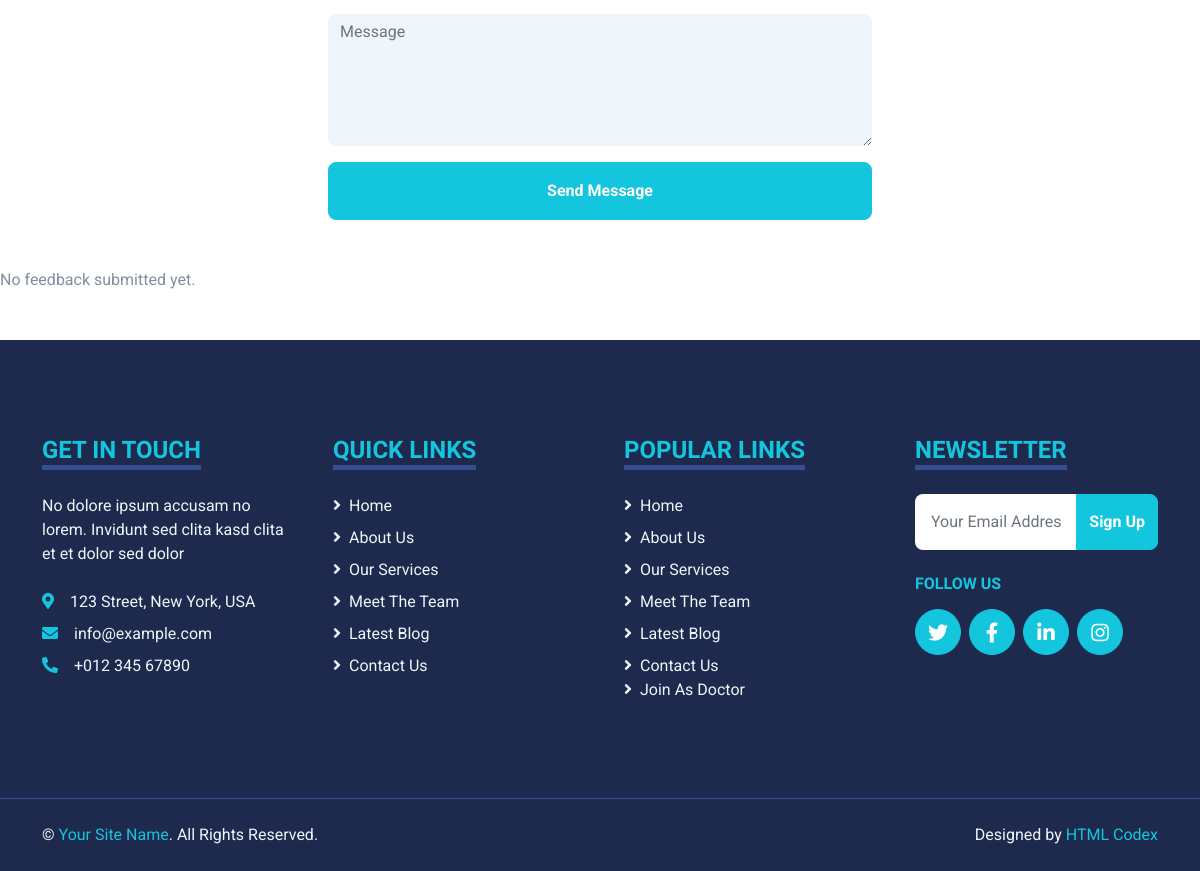
Page /contact.php (lower part) on the earlier database version.
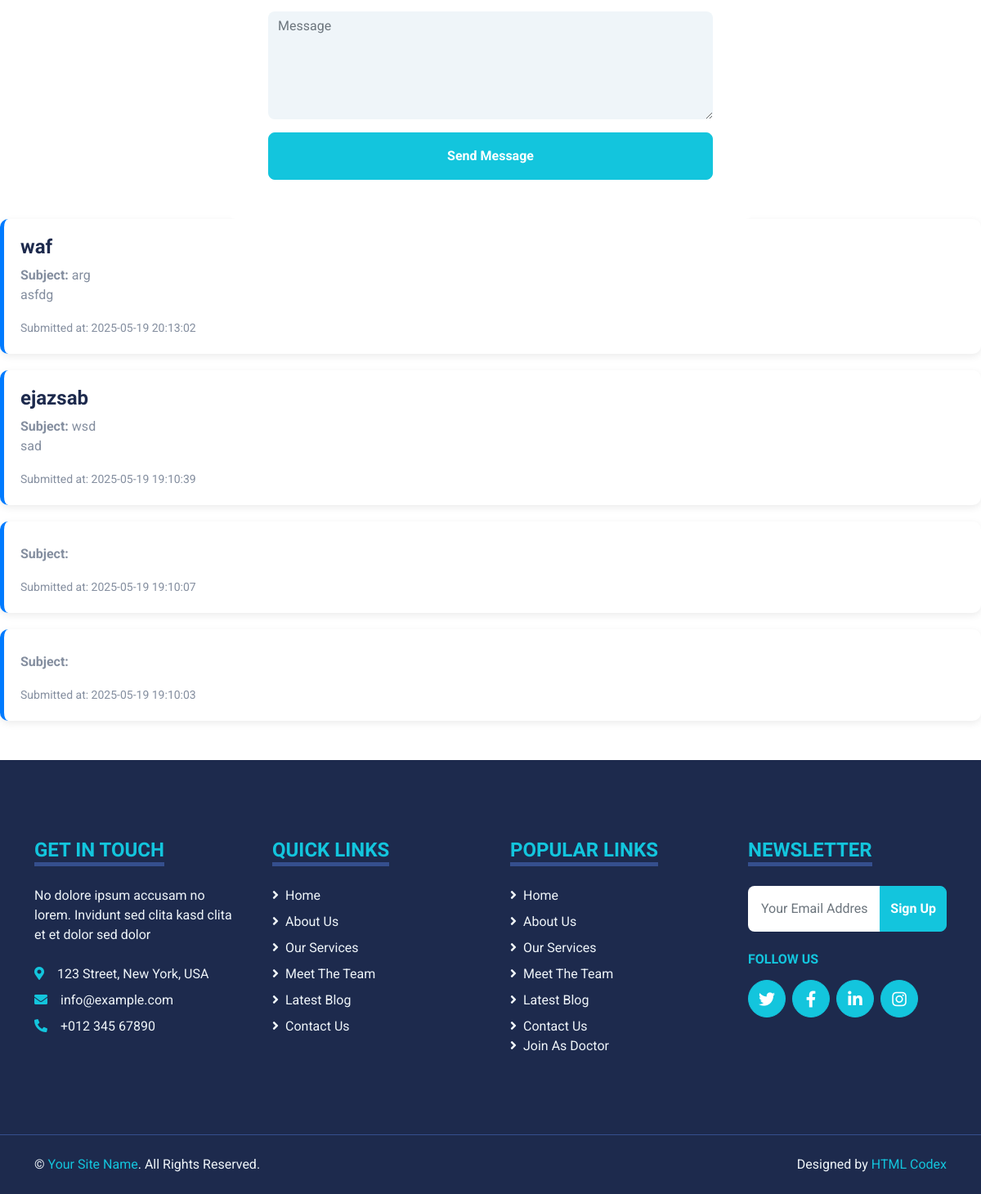
Same page on the later database version.
### tables this page shows
CREATE TABLE `feedback` (
  `id` int(11) NOT NULL,
  `name` varchar(100) DEFAULT NULL,
  `email` varchar(100) DEFAULT NULL,
  `subject` varchar(150) DEFAULT NULL,
  `message` text DEFAULT NULL,
  `submitted_at` timestamp NOT NULL DEFAULT current_timestamp()
);

### contact.php (the view, shortened to what this page needs)
<?php
include("db.php");
$result = $conn->query("SELECT * FROM feedback ORDER BY submitted_at DESC");
?>
<!DOCTYPE html>
<html lang="en">
<head>
    <link href="https://cdnjs.cloudflare.com/ajax/libs/font-awesome/5.15.0/css/all.min.css" rel="stylesheet">
    <link href="https://cdn.jsdelivr.net/npm/bootstrap-icons@1.4.1/font/bootstrap-icons.css" rel="stylesheet">
    <link href="lib/owlcarousel/assets/owl.carousel.min.css" rel="stylesheet">
    <link href="lib/tempusdominus/css/tempusdominus-bootstrap-4.min.css" rel="stylesheet" />
    <link href="css/bootstrap.min.css" rel="stylesheet">
    <link href="css/style.css" rel="stylesheet">
</head>
<body>
    <div class="container-fluid pt-5">
        <div class="container">
            <div class="row justify-content-center position-relative" style="margin-top: -200px; z-index: 1;">
                <div class="col-lg-8">
                    <div class="bg-white rounded p-5 m-5 mb-0">
                        <form action="" method="POST">
    <div class="row g-3">
        <div class="col-12">
            <textarea name="message" class="form-control bg-light border-0" rows="5" placeholder="Message" required></textarea>
        </div>
        <div class="col-12">
            <button class="btn btn-primary w-100 py-3" type="submit">Send Message</button>
        </div>
    </div>
</form>
                    </div>
                </div>
            </div>
        </div>
    </div>
<?php
if ($result->num_rows > 0) {
    while($row = $result->fetch_assoc()) {
        echo '
        <div class="feedback-card">
            <h4>' . htmlspecialchars($row["name"]) . ' </h4>
            <strong>Subject:</strong> ' . htmlspecialchars($row["subject"]) . '<br>
            <p>' . nl2br(htmlspecialchars($row["message"])) . '</p>
            <small>Submitted at: ' . $row["submitted_at"] . '</small>
        </div>';
    }
} else {
    echo "<p>No feedback submitted yet.</p>";
}
?>
   <?php include("footer.php"); ?>
</body>
</html>

### footer.php
<div class="container-fluid bg-dark text-light mt-5 py-5">
       <div class="container py-5">
           <div class="row g-5">
               <div class="col-lg-3 col-md-6">
                   <h4 class="d-inline-block text-primary text-uppercase border-bottom border-5 border-secondary mb-4">Get In Touch</h4>
                   <p class="mb-4">No dolore ipsum accusam no lorem. Invidunt sed clita kasd clita et et dolor sed dolor</p>
                   <p class="mb-2"><i class="fa fa-map-marker-alt text-primary me-3"></i>123 Street, New York, USA</p>
                   <p class="mb-2"><i class="fa fa-envelope text-primary me-3"></i>info@example.com</p>
                   <p class="mb-0"><i class="fa fa-phone-alt text-primary me-3"></i>+012 345 67890</p>
               </div>
               <div class="col-lg-3 col-md-6">
                   <h4 class="d-inline-block text-primary text-uppercase border-bottom border-5 border-secondary mb-4">Quick Links</h4>
                   <div class="d-flex flex-column justify-content-start">
                       <a class="text-light mb-2" href="#"><i class="fa fa-angle-right me-2"></i>Home</a>
                       <a class="text-light mb-2" href="#"><i class="fa fa-angle-right me-2"></i>About Us</a>
                       <a class="text-light mb-2" href="#"><i class="fa fa-angle-right me-2"></i>Our Services</a>
                       <a class="text-light mb-2" href="#"><i class="fa fa-angle-right me-2"></i>Meet The Team</a>
                       <a class="text-light mb-2" href="#"><i class="fa fa-angle-right me-2"></i>Latest Blog</a>
                       <a class="text-light" href="#"><i class="fa fa-angle-right me-2"></i>Contact Us</a>
                   </div>
               </div>
               <div class="col-lg-3 col-md-6">
                   <h4 class="d-inline-block text-primary text-uppercase border-bottom border-5 border-secondary mb-4">Popular Links</h4>
                   <div class="d-flex flex-column justify-content-start">
                       <a class="text-light mb-2" href="#"><i class="fa fa-angle-right me-2"></i>Home</a>
                       <a class="text-light mb-2" href="#"><i class="fa fa-angle-right me-2"></i>About Us</a>
                       <a class="text-light mb-2" href="#"><i class="fa fa-angle-right me-2"></i>Our Services</a>
                       <a class="text-light mb-2" href="#"><i class="fa fa-angle-right me-2"></i>Meet The Team</a>
                       <a class="text-light mb-2" href="#"><i class="fa fa-angle-right me-2"></i>Latest Blog</a>
                       <a class="text-light" href="#"><i class="fa fa-angle-right me-2"></i>Contact Us</a>
                       <a class="text-light" href="doctorform.php"><i class="fa fa-angle-right me-2"></i>Join As Doctor </a>
                   </div>
               </div>
               <div class="col-lg-3 col-md-6">
                   <h4 class="d-inline-block text-primary text-uppercase border-bottom border-5 border-secondary mb-4">Newsletter</h4>
                   <form action="">
                       <div class="input-group">
                           <input type="text" class="form-control p-3 border-0" placeholder="Your Email Address">
                           <button class="btn btn-primary">Sign Up</button>
                       </div>
                   </form>
                   <h6 class="text-primary text-uppercase mt-4 mb-3">Follow Us</h6>
                   <div class="d-flex">
                       <a class="btn btn-lg btn-primary btn-lg-square rounded-circle me-2" href="#"><i class="fab fa-twitter"></i></a>
                       <a class="btn btn-lg btn-primary btn-lg-square rounded-circle me-2" href="#"><i class="fab fa-facebook-f"></i></a>
                       <a class="btn btn-lg btn-primary btn-lg-square rounded-circle me-2" href="#"><i class="fab fa-linkedin-in"></i></a>
                       <a class="btn btn-lg btn-primary btn-lg-square rounded-circle" href="#"><i class="fab fa-instagram"></i></a>
                   </div>
               </div>
           </div>
       </div>
   </div>
   <div class="container-fluid bg-dark text-light border-top border-secondary py-4">
       <div class="container">
           <div class="row g-5">
               <div class="col-md-6 text-center text-md-start">
                   <p class="mb-md-0">&copy; <a class="text-primary" href="#">Your Site Name</a>. All Rights Reserved.</p>
               </div>
               <div class="col-md-6 text-center text-md-end">
                   <p class="mb-0">Designed by <a class="text-primary" href="https://htmlcodex.com">HTML Codex</a></p>
               </div>
           </div>
       </div>
   </div>

### css/style.css (style rules this page uses)
:root { --primary: #13C5DD; --secondary: #354F8E; --light: #EFF5F9; --dark: #1D2A4D; }
.btn { font-weight: 700; transition: .5s; }
.btn-primary { color: #FFFFFF; }
.btn-lg-square { width: 46px; height: 46px; }
.btn-square, .btn-sm-square, .btn-lg-square { padding-left: 0; padding-right: 0; text-align: center; }

### contact.php (style rules this page uses)
.container { max-width: 900px; margin: auto; }
.feedback-card { background: #ffffff; border-left: 5px solid #007bff; padding: 20px; margin-bottom: 20px; border-radius: 10px; box-shadow: 0px 3px 10px rgba(0, 0, 0, 0.08); transition: all 0.3s ease; }

Differences in the rows shown:
added feedback: name "waf", subject "arg", message "asfdg", submitted_at "2025-05-19 20:13:02"
added feedback: name "ejazsab", subject "wsd", message "sad", submitted_at "2025-05-19 19:10:39"
added feedback: submitted_at "2025-05-19 19:10:07"
added feedback: submitted_at "2025-05-19 19:10:03"
Other differences:
text no longer shown: "No feedback submitted yet."
